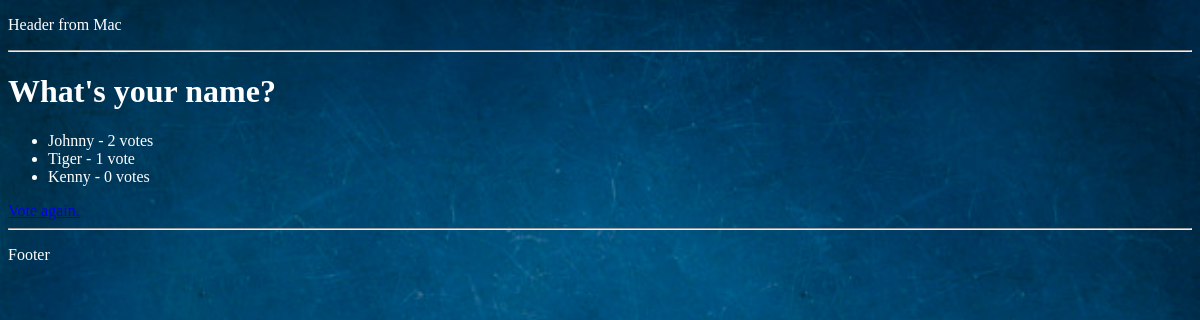
The page /polls/1/results on the database as committed earlier.
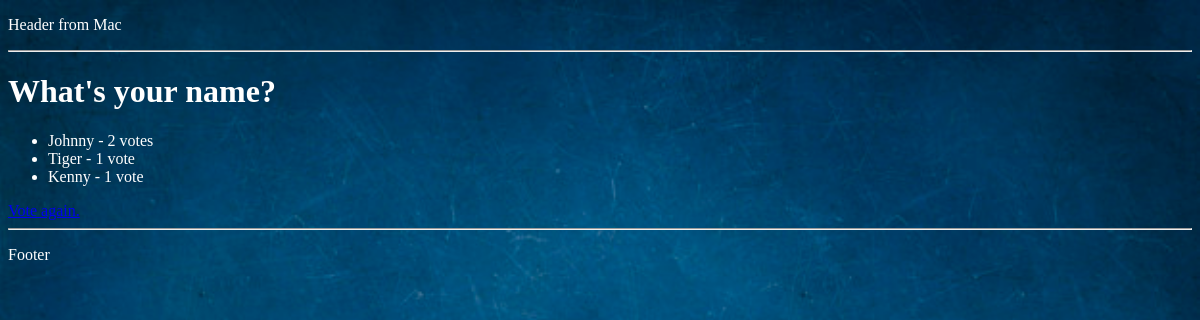
The same page on the database as committed later.
### polls/models.py (models this page shows, shortened)
class Question(models.Model):
    question_text = models.CharField(max_length = 100)
    pub_date = models.DateTimeField('date published')

class Choice(models.Model):
    choice_text = models.CharField(max_length = 200)
    votes = models.IntegerField(default=0)
    question = models.ForeignKey(Question, on_delete=models.CASCADE)

### polls/views.py (the view)
# urls.py: path('<int:question_id>/results', views.results, name="results"),
def results(request, question_id):
    question = get_object_or_404(Question, pk=question_id)
    return render(request, "polls/results.html", {"question": question})

### polls/templates/polls/results.html
{% extends 'polls/base.html' %}
{% block main_content %}
<h1>{{question.question_text}}</h1>
<ul>
    {% for choice in question.choice_set.all %}
        <li> {{choice.choice_text}} - {{choice.votes }} vote{{choice.votes|pluralize}} </li>
    {% endfor %}
</ul>
<a href="{% url 'polls:detail' question.id %}"> Vote again.</a>
{% endblock %}

### polls/templates/polls/base.html (shortened to what this page needs)
{% load staticfiles %}
<!DOCTYPE html>
<html lang="en">
<head>
    <link rel="stylesheet" type="text/css" href="{% static 'polls/style.css'%}" />
</head>
<body>
<p>Header from Mac</p>
<hr>
{% block main_content %}
{% endblock %}
{% include "polls/footer.html" %}
</body>
</html>

### polls/templates/polls/footer.html
<hr>
<p>Footer</p>

### polls/static/polls/style.css (style rules this page uses)
body { color: white; background: white url("images/blue.jpg") no-repeat center center fixed; -webkit-background-size: cover; -moz-background-size: cover; -o-background-size: cover; background-size: cover; }

Rows that differ between the two databases and show on the page:
changed Choice "Kenny": votes "0" → "1"
